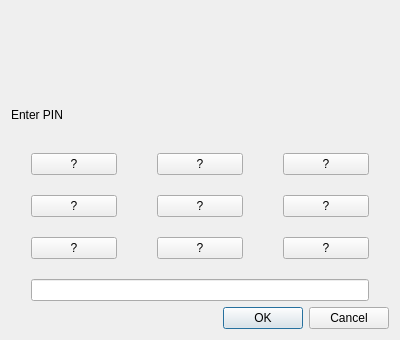
<?xml version="1.0" encoding="UTF-8"?>
<ui version="4.0">
 <class>EnterPinDialog</class>
 <widget class="QDialog" name="EnterPinDialog">
  <property name="geometry">
   <rect>
    <x>0</x>
    <y>0</y>
    <width>400</width>
    <height>340</height>
   </rect>
  </property>
  <property name="minimumSize">
   <size>
    <width>180</width>
    <height>300</height>
   </size>
  </property>
  <property name="maximumSize">
   <size>
    <width>400</width>
    <height>360</height>
   </size>
  </property>
  <property name="windowTitle">
   <string>Enter PIN</string>
  </property>
  <property name="windowIcon">
   <iconset>
    <normaloff>icons/trezor.bg.svg</normaloff>icons/trezor.bg.svg</iconset>
  </property>
  <layout class="QVBoxLayout" name="verticalLayout">
   <item>
    <widget class="QLabel" name="logo">
     <property name="text">
      <string/>
     </property>
     <property name="pixmap">
      <pixmap>icons/trezor.38x55.svg</pixmap>
     </property>
     <property name="alignment">
      <set>Qt::AlignCenter</set>
     </property>
    </widget>
   </item>
   <item>
    <widget class="QLabel" name="label">
     <property name="text">
      <string>Enter PIN</string>
     </property>
    </widget>
   </item>
   <item>
    <layout class="QGridLayout" name="gridLayout">
     <property name="leftMargin">
      <number>20</number>
     </property>
     <property name="rightMargin">
      <number>20</number>
     </property>
     <property name="horizontalSpacing">
      <number>40</number>
     </property>
     <property name="verticalSpacing">
      <number>20</number>
     </property>
     <item row="1" column="0">
      <widget class="QPushButton" name="pb7">
       <property name="text">
        <string>?</string>
       </property>
      </widget>
     </item>
     <item row="1" column="1">
      <widget class="QPushButton" name="pb8">
       <property name="text">
        <string>?</string>
       </property>
      </widget>
     </item>
     <item row="1" column="2">
      <widget class="QPushButton" name="pb9">
       <property name="text">
        <string>?</string>
       </property>
      </widget>
     </item>
     <item row="4" column="0" colspan="3">
      <widget class="QLineEdit" name="pinEdit">
       <property name="echoMode">
        <enum>QLineEdit::Password</enum>
       </property>
      </widget>
     </item>
     <item row="2" column="0">
      <widget class="QPushButton" name="pb4">
       <property name="text">
        <string>?</string>
       </property>
      </widget>
     </item>
     <item row="2" column="1">
      <widget class="QPushButton" name="pb5">
       <property name="text">
        <string>?</string>
       </property>
      </widget>
     </item>
     <item row="2" column="2">
      <widget class="QPushButton" name="pb6">
       <property name="text">
        <string>?</string>
       </property>
      </widget>
     </item>
     <item row="3" column="0">
      <widget class="QPushButton" name="pb1">
       <property name="text">
        <string>?</string>
       </property>
      </widget>
     </item>
     <item row="3" column="1">
      <widget class="QPushButton" name="pb2">
       <property name="text">
        <string>?</string>
       </property>
      </widget>
     </item>
     <item row="3" column="2">
      <widget class="QPushButton" name="pb3">
       <property name="text">
        <string>?</string>
       </property>
      </widget>
     </item>
    </layout>
   </item>
   <item>
    <widget class="QDialogButtonBox" name="buttonBox">
     <property name="orientation">
      <enum>Qt::Horizontal</enum>
     </property>
     <property name="standardButtons">
      <set>QDialogButtonBox::Cancel|QDialogButtonBox::Ok</set>
     </property>
    </widget>
   </item>
  </layout>
 </widget>
 <tabstops>
  <tabstop>pinEdit</tabstop>
  <tabstop>pb8</tabstop>
  <tabstop>pb9</tabstop>
  <tabstop>buttonBox</tabstop>
  <tabstop>pb7</tabstop>
  <tabstop>pb4</tabstop>
  <tabstop>pb5</tabstop>
  <tabstop>pb6</tabstop>
  <tabstop>pb1</tabstop>
  <tabstop>pb2</tabstop>
  <tabstop>pb3</tabstop>
 </tabstops>
 <resources/>
 <connections>
  <connection>
   <sender>buttonBox</sender>
   <signal>accepted()</signal>
   <receiver>EnterPinDialog</receiver>
   <slot>accept()</slot>
   <hints>
    <hint type="sourcelabel">
     <x>248</x>
     <y>254</y>
    </hint>
    <hint type="destinationlabel">
     <x>157</x>
     <y>274</y>
    </hint>
   </hints>
  </connection>
  <connection>
   <sender>buttonBox</sender>
   <signal>rejected()</signal>
   <receiver>EnterPinDialog</receiver>
   <slot>reject()</slot>
   <hints>
    <hint type="sourcelabel">
     <x>316</x>
     <y>260</y>
    </hint>
    <hint type="destinationlabel">
     <x>286</x>
     <y>274</y>
    </hint>
   </hints>
  </connection>
 </connections>
</ui>
